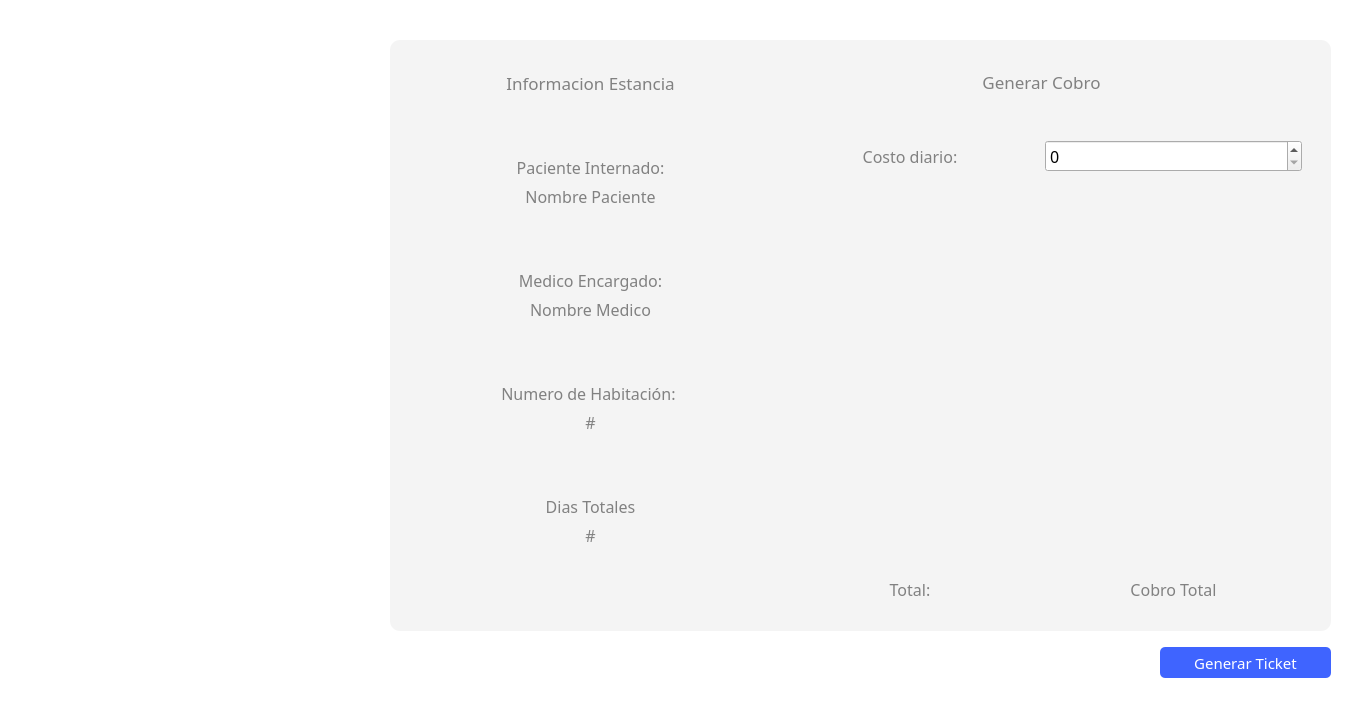
<?xml version="1.0" encoding="UTF-8"?>
<ui version="4.0">
 <class>recepcionista_cobrar_estancia</class>
 <widget class="QWidget" name="recepcionista_cobrar_estancia">
  <property name="geometry">
   <rect>
    <x>0</x>
    <y>0</y>
    <width>1366</width>
    <height>711</height>
   </rect>
  </property>
  <property name="windowTitle">
   <string>Form</string>
  </property>
  <widget class="QLabel" name="label">
   <property name="geometry">
    <rect>
     <x>0</x>
     <y>0</y>
     <width>1371</width>
     <height>731</height>
    </rect>
   </property>
   <property name="styleSheet">
    <string notr="true">background-color: rgb(255, 255, 255);</string>
   </property>
   <property name="text">
    <string/>
   </property>
  </widget>
  <widget class="QScrollArea" name="scrollArea">
   <property name="geometry">
    <rect>
     <x>20</x>
     <y>20</y>
     <width>351</width>
     <height>671</height>
    </rect>
   </property>
   <property name="styleSheet">
    <string notr="true">background-color: white;
border:none;</string>
   </property>
   <property name="widgetResizable">
    <bool>true</bool>
   </property>
   <widget class="QWidget" name="scrollAreaWidgetContents_3">
    <property name="geometry">
     <rect>
      <x>0</x>
      <y>0</y>
      <width>351</width>
      <height>671</height>
     </rect>
    </property>
    <layout class="QGridLayout" name="gridLayout_4">
     <item row="0" column="0">
      <layout class="QGridLayout" name="gridLayout_horario_2"/>
     </item>
    </layout>
   </widget>
  </widget>
  <widget class="QLabel" name="label_2">
   <property name="geometry">
    <rect>
     <x>390</x>
     <y>40</y>
     <width>941</width>
     <height>591</height>
    </rect>
   </property>
   <property name="styleSheet">
    <string notr="true">background: #F4F4F4;
border-radius: 10px;</string>
   </property>
   <property name="text">
    <string/>
   </property>
  </widget>
  <widget class="QPushButton" name="btnGenerarTicket">
   <property name="geometry">
    <rect>
     <x>1160</x>
     <y>647</y>
     <width>171</width>
     <height>31</height>
    </rect>
   </property>
   <property name="font">
    <font>
     <family>Montserrat</family>
     <pointsize>11</pointsize>
    </font>
   </property>
   <property name="cursor">
    <cursorShape>PointingHandCursor</cursorShape>
   </property>
   <property name="styleSheet">
    <string notr="true">*{
border: none;
background: #3f64FF;
color: white;
border-radius: 5px;
}

:hover{
	background: white;
	border: 1px solid #3f64FF;
	color: #3f64FF;
}</string>
   </property>
   <property name="text">
    <string>Generar Ticket</string>
   </property>
  </widget>
  <widget class="QWidget" name="layoutWidget">
   <property name="geometry">
    <rect>
     <x>420</x>
     <y>71</y>
     <width>341</width>
     <height>531</height>
    </rect>
   </property>
   <layout class="QVBoxLayout" name="verticalLayout_3">
    <item>
     <widget class="QLabel" name="label_6">
      <property name="font">
       <font>
        <family>Montserrat</family>
        <pointsize>13</pointsize>
       </font>
      </property>
      <property name="styleSheet">
       <string notr="true">color: rgb(129, 129, 129);</string>
      </property>
      <property name="text">
       <string>Informacion Estancia</string>
      </property>
      <property name="alignment">
       <set>Qt::AlignCenter</set>
      </property>
     </widget>
    </item>
    <item>
     <spacer name="verticalSpacer_7">
      <property name="orientation">
       <enum>Qt::Vertical</enum>
      </property>
      <property name="sizeHint" stdset="0">
       <size>
        <width>20</width>
        <height>40</height>
       </size>
      </property>
     </spacer>
    </item>
    <item>
     <widget class="QLabel" name="label_16">
      <property name="font">
       <font>
        <family>Montserrat</family>
        <pointsize>12</pointsize>
       </font>
      </property>
      <property name="styleSheet">
       <string notr="true">color: rgb(129, 129, 129);</string>
      </property>
      <property name="text">
       <string>Paciente Internado:</string>
      </property>
      <property name="alignment">
       <set>Qt::AlignCenter</set>
      </property>
     </widget>
    </item>
    <item>
     <widget class="QLabel" name="nombrePaciente">
      <property name="font">
       <font>
        <family>Montserrat Light</family>
        <pointsize>12</pointsize>
       </font>
      </property>
      <property name="styleSheet">
       <string notr="true">color: rgb(129, 129, 129);</string>
      </property>
      <property name="text">
       <string>Nombre Paciente</string>
      </property>
      <property name="alignment">
       <set>Qt::AlignCenter</set>
      </property>
     </widget>
    </item>
    <item>
     <spacer name="verticalSpacer_4">
      <property name="orientation">
       <enum>Qt::Vertical</enum>
      </property>
      <property name="sizeHint" stdset="0">
       <size>
        <width>20</width>
        <height>40</height>
       </size>
      </property>
     </spacer>
    </item>
    <item>
     <widget class="QLabel" name="label_11">
      <property name="font">
       <font>
        <family>Montserrat</family>
        <pointsize>12</pointsize>
       </font>
      </property>
      <property name="styleSheet">
       <string notr="true">color: rgb(129, 129, 129);</string>
      </property>
      <property name="text">
       <string>Medico Encargado:</string>
      </property>
      <property name="alignment">
       <set>Qt::AlignCenter</set>
      </property>
     </widget>
    </item>
    <item>
     <widget class="QLabel" name="nombreMedico">
      <property name="font">
       <font>
        <family>Montserrat Light</family>
        <pointsize>12</pointsize>
       </font>
      </property>
      <property name="styleSheet">
       <string notr="true">color: rgb(129, 129, 129);</string>
      </property>
      <property name="text">
       <string>Nombre Medico</string>
      </property>
      <property name="alignment">
       <set>Qt::AlignCenter</set>
      </property>
     </widget>
    </item>
    <item>
     <spacer name="verticalSpacer_5">
      <property name="orientation">
       <enum>Qt::Vertical</enum>
      </property>
      <property name="sizeHint" stdset="0">
       <size>
        <width>20</width>
        <height>40</height>
       </size>
      </property>
     </spacer>
    </item>
    <item>
     <widget class="QLabel" name="label_13">
      <property name="font">
       <font>
        <family>Montserrat</family>
        <pointsize>12</pointsize>
       </font>
      </property>
      <property name="styleSheet">
       <string notr="true">color: rgb(129, 129, 129);</string>
      </property>
      <property name="text">
       <string>Numero de Habitación: </string>
      </property>
      <property name="alignment">
       <set>Qt::AlignCenter</set>
      </property>
     </widget>
    </item>
    <item>
     <widget class="QLabel" name="numHabitacion">
      <property name="font">
       <font>
        <family>Montserrat Light</family>
        <pointsize>12</pointsize>
       </font>
      </property>
      <property name="styleSheet">
       <string notr="true">color: rgb(129, 129, 129);</string>
      </property>
      <property name="text">
       <string>#</string>
      </property>
      <property name="alignment">
       <set>Qt::AlignCenter</set>
      </property>
     </widget>
    </item>
    <item>
     <spacer name="verticalSpacer_6">
      <property name="orientation">
       <enum>Qt::Vertical</enum>
      </property>
      <property name="sizeHint" stdset="0">
       <size>
        <width>20</width>
        <height>40</height>
       </size>
      </property>
     </spacer>
    </item>
    <item>
     <widget class="QLabel" name="label_18">
      <property name="font">
       <font>
        <family>Montserrat</family>
        <pointsize>12</pointsize>
       </font>
      </property>
      <property name="styleSheet">
       <string notr="true">color: rgb(129, 129, 129);</string>
      </property>
      <property name="text">
       <string>Dias Totales</string>
      </property>
      <property name="alignment">
       <set>Qt::AlignCenter</set>
      </property>
     </widget>
    </item>
    <item>
     <widget class="QLabel" name="numDias">
      <property name="font">
       <font>
        <family>Montserrat Light</family>
        <pointsize>12</pointsize>
       </font>
      </property>
      <property name="styleSheet">
       <string notr="true">color: rgb(129, 129, 129);</string>
      </property>
      <property name="text">
       <string>#</string>
      </property>
      <property name="alignment">
       <set>Qt::AlignCenter</set>
      </property>
     </widget>
    </item>
    <item>
     <spacer name="verticalSpacer_3">
      <property name="orientation">
       <enum>Qt::Vertical</enum>
      </property>
      <property name="sizeHint" stdset="0">
       <size>
        <width>20</width>
        <height>40</height>
       </size>
      </property>
     </spacer>
    </item>
   </layout>
  </widget>
  <widget class="QWidget" name="layoutWidget">
   <property name="geometry">
    <rect>
     <x>781</x>
     <y>70</y>
     <width>521</width>
     <height>531</height>
    </rect>
   </property>
   <layout class="QVBoxLayout" name="verticalLayout_4">
    <item>
     <widget class="QLabel" name="label_7">
      <property name="font">
       <font>
        <family>Montserrat</family>
        <pointsize>13</pointsize>
       </font>
      </property>
      <property name="styleSheet">
       <string notr="true">color: rgb(129, 129, 129);</string>
      </property>
      <property name="text">
       <string>Generar Cobro</string>
      </property>
      <property name="alignment">
       <set>Qt::AlignCenter</set>
      </property>
     </widget>
    </item>
    <item>
     <spacer name="verticalSpacer_8">
      <property name="orientation">
       <enum>Qt::Vertical</enum>
      </property>
      <property name="sizeType">
       <enum>QSizePolicy::Maximum</enum>
      </property>
      <property name="sizeHint" stdset="0">
       <size>
        <width>20</width>
        <height>40</height>
       </size>
      </property>
     </spacer>
    </item>
    <item>
     <layout class="QHBoxLayout" name="horizontalLayout_5">
      <item>
       <widget class="QLabel" name="label_19">
        <property name="font">
         <font>
          <family>Montserrat</family>
          <pointsize>12</pointsize>
         </font>
        </property>
        <property name="styleSheet">
         <string notr="true">color: rgb(129, 129, 129);</string>
        </property>
        <property name="text">
         <string>Costo diario:</string>
        </property>
        <property name="alignment">
         <set>Qt::AlignCenter</set>
        </property>
       </widget>
      </item>
      <item>
       <widget class="QSpinBox" name="spinBoxCosto">
        <property name="font">
         <font>
          <family>Montserrat</family>
          <pointsize>12</pointsize>
         </font>
        </property>
        <property name="maximum">
         <number>100000</number>
        </property>
       </widget>
      </item>
     </layout>
    </item>
    <item>
     <spacer name="verticalSpacer_2">
      <property name="orientation">
       <enum>Qt::Vertical</enum>
      </property>
      <property name="sizeHint" stdset="0">
       <size>
        <width>20</width>
        <height>40</height>
       </size>
      </property>
     </spacer>
    </item>
    <item>
     <layout class="QHBoxLayout" name="horizontalLayout_9">
      <item>
       <widget class="QLabel" name="label_9">
        <property name="font">
         <font>
          <family>Montserrat</family>
          <pointsize>12</pointsize>
         </font>
        </property>
        <property name="styleSheet">
         <string notr="true">color: rgb(129, 129, 129);</string>
        </property>
        <property name="text">
         <string>Total:</string>
        </property>
        <property name="alignment">
         <set>Qt::AlignCenter</set>
        </property>
       </widget>
      </item>
      <item>
       <widget class="QLabel" name="totalCobro">
        <property name="font">
         <font>
          <family>Montserrat Light</family>
          <pointsize>12</pointsize>
         </font>
        </property>
        <property name="styleSheet">
         <string notr="true">color: rgb(129, 129, 129);</string>
        </property>
        <property name="text">
         <string>Cobro Total</string>
        </property>
        <property name="alignment">
         <set>Qt::AlignCenter</set>
        </property>
       </widget>
      </item>
     </layout>
    </item>
   </layout>
  </widget>
 </widget>
 <resources/>
 <connections/>
</ui>
